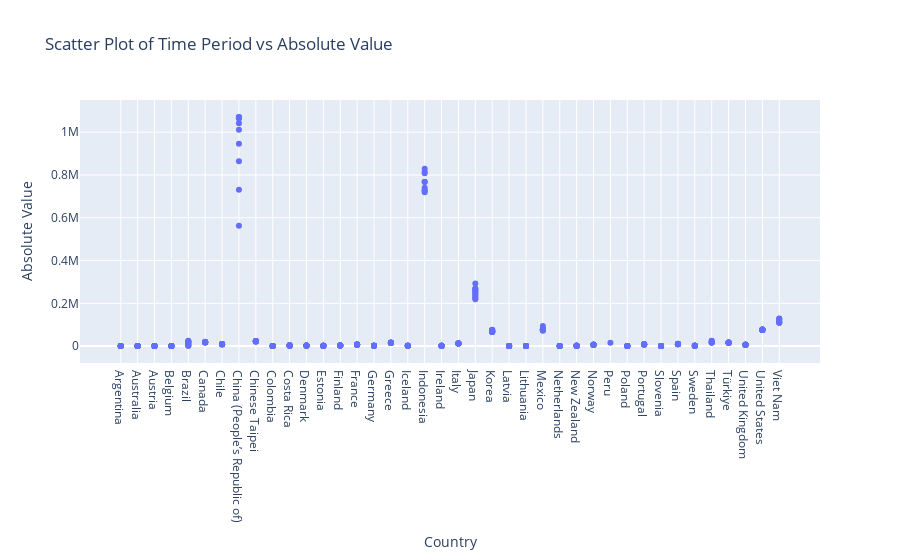

Notebook code cell kept with this figure:
### Markdown cell above
Jakob:

### Code cell
FishBoats = pd.read_csv('Fish_Boote.csv')
FishInland = pd.read_csv('Fish_Inland.csv')

FishBoatsSorted = FishBoats.sort_values(by='Reference area', ascending=True)
referenceArea = FishBoatsSorted['Reference area'].tolist()
timePeriod = FishBoatsSorted['TIME_PERIOD'].tolist()
obsValue = FishBoatsSorted['OBS_VALUE'].tolist()
print(referenceArea, timePeriod, obsValue)

plt.figure(figsize=(10,6))
plt.scatter(timePeriod, obsValue, c='blue', label='Absolute Value')

# Add labels and title
plt.xlabel('Time Period (Years)')
plt.ylabel('Absolute Value')
plt.title('Scatter Plot of Time Period vs Absolute Value')

plt.legend()
plt.show()



df = pd.DataFrame({
    'Country': referenceArea,
    'Absolute_Value': obsValue
})

# Create a scatter plot using Plotly
fig = px.scatter(df, x='Country', y='Absolute_Value', 
                 title="Scatter Plot of Time Period vs Absolute Value",
                 labels={'Time_Period': 'Time Period (Years)', 'Absolute_Value': 'Absolute Value'})

# Show the plot
fig.show()

### Figure 1 — Plotly figure (JSON) as saved in the notebook; plotly's stock layout.template omitted (floating-point values rounded to 4 significant figures; data arrays with more than 128 entries replaced by an {"elided": "..."} marker saying what was removed)
{"data": [{"hovertemplate": "Country=%{x}<br>Absolute Value=%{y}<extra></extra>", "legendgroup": "", "marker": {"color": "#636efa", "symbol": "circle"}, "mode": "markers", "name": "", "orientation": "v", "showlegend": false, "type": "scatter", "x": {"elided": "415 str values"}, "xaxis": "x", "y": {"elided": "415 float values"}, "yaxis": "y"}], "layout": {"legend": {"tracegroupgap": 0}, "title": {"text": "Scatter Plot of Time Period vs Absolute Value"}, "xaxis": {"anchor": "y", "domain": [0, 1], "title": {"text": "Country"}}, "yaxis": {"anchor": "x", "domain": [0, 1], "title": {"text": "Absolute Value"}}}}
